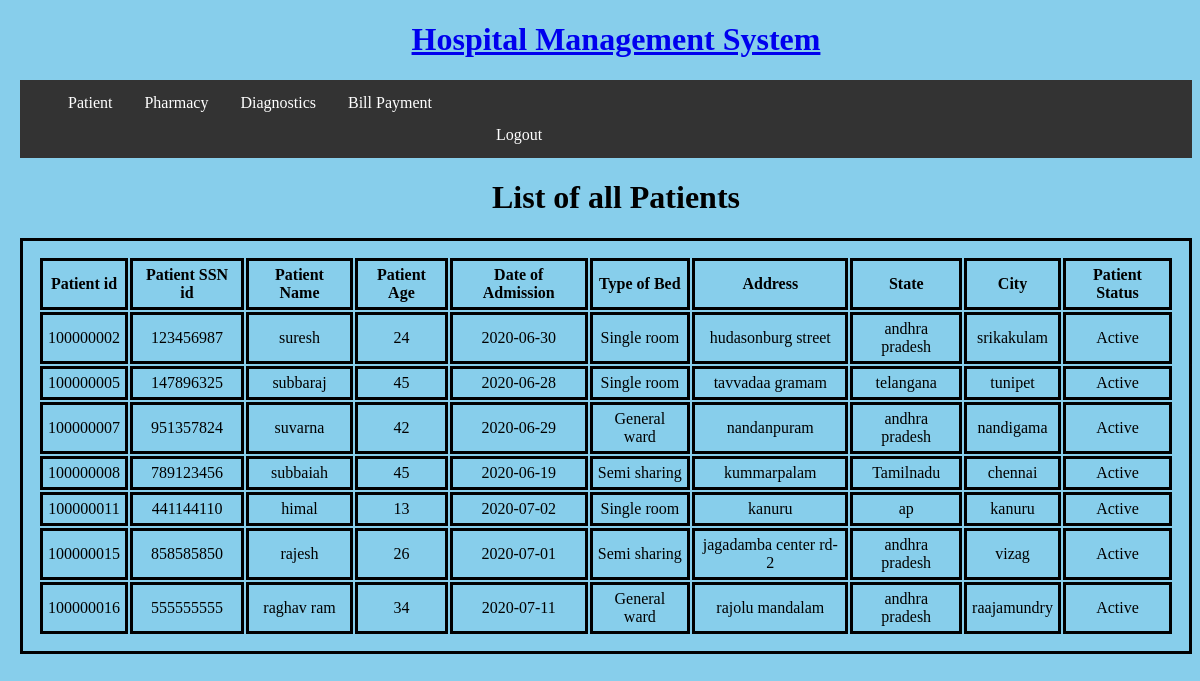
Before: /viewpatient (signed in) with the older database file.
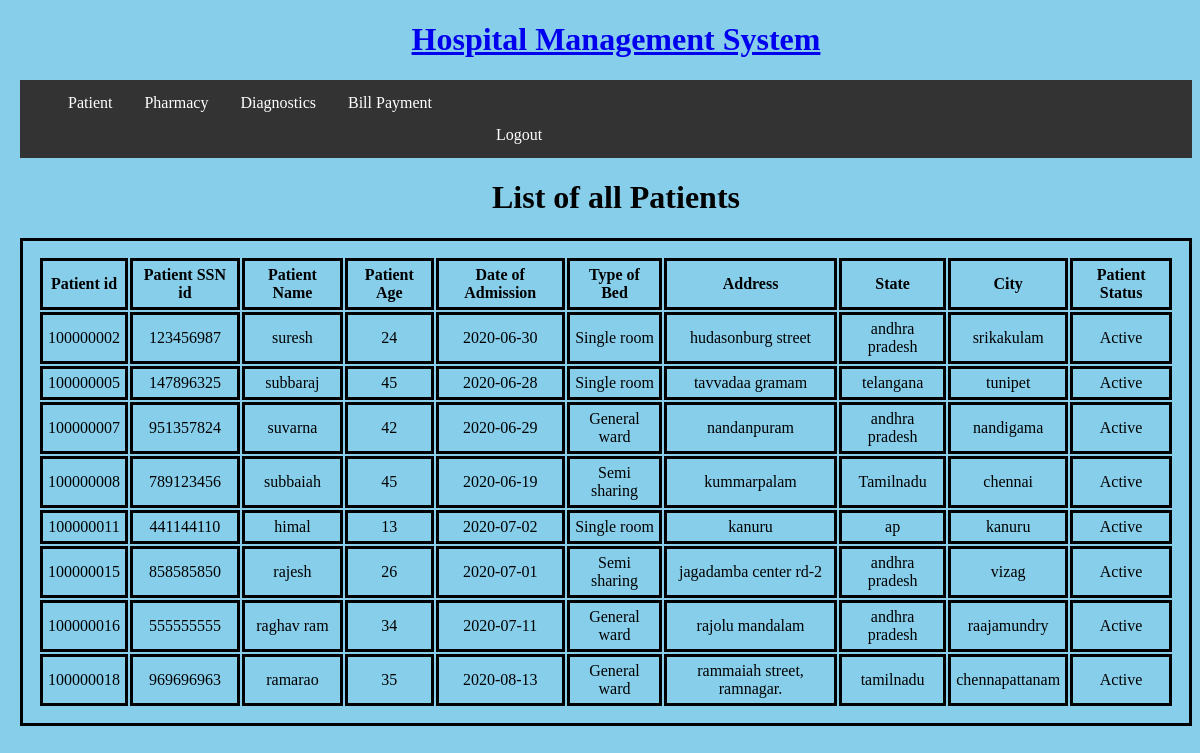
After: the same page with the newer database file.
### app.py (models this page shows, shortened)
class newpatient(db.Model):             #database fields Creation with constraints for new patient
   patient_id=db.Column(db.Integer, primary_key=True, autoincrement=True)
   patient_SSN_id = db.Column(db.Integer)
   patient_name = db.Column(db.String(100))
   patient_age = db.Column(db.Integer)
   date_of_admission=db.Column(db.String(20))
   type_of_bed=db.Column(db.String(20))
   state = db.Column(db.String(20))
   address=db.Column(db.String(200))
   city=db.Column(db.String(20))
   patient_status=db.Column(db.String(20))

### app.py (the view)
@app.route('/viewpatient', methods = ['GET', 'POST'])
def viewallpatients():
    if g.user:
        return render_template('viewpatients.html', newpatient = newpatient.query.filter_by(patient_status = "Active").all())
    return redirect(url_for("beforelogin"))

### app.py (called while the page is built)
@app.before_request
def before_request():
    g.user=None         #setting up global user as None
    if 'user' in session:           #checking if there an user in the session
        g.user=session["user"]          #if user is there then making the user as a global session

### templates/viewpatients.html (shortened to what this page needs)
<!DOCTYPE html>
   <head>
     <link rel="stylesheet" type="text/css" href="{{ url_for('static',filename='edits.css') }}">
     <link rel="stylesheet" href="https://unpkg.com/purecss@2.0.3/build/pure-min.css">
   </head>
   <body style="text-align:center" bgcolor="skyblue">
     <h1><a style="text_align:center" href = "{{ url_for('home') }}"> Hospital Management System</h1>
     <nav>
       <ul>
       <li class="dropdown">
         <a href="javascript:void(0)" class="dropbtn">Patient</a>
       </li>
       <li class="dropdown">
         <a href="javascript:void(0)" class="dropbtn">Pharmacy</a>
       </li>
       <li class="dropdown">
         <a href="javascript:void(0)" class="dropbtn">Diagnostics</a>
       </li>
       <li class="dropdown">
         <a href="javascript:void(0)" class="dropbtn">Bill Payment</a>
       </li>
       {% for i in range(24) %}
       <li class="dropdown">
         <a href="javascript:void(0)" class="dropbtn">            </a>
       </li>
     {% endfor %}
       <li class="dropdown">
         <a href="/logout" class="dropbtn"> Logout </a>
       </li>
     </ul>
     </nav>
     <h1> List of all Patients </h1>
      <table style=margin-left:auto;margin-right:auto; class="pure-table">
         <thead>
            <tr>
               <th>Patient id</th>
               <th>Patient SSN id</th>
               <th>Patient Name</th>
               <th>Patient Age</th>
               <th>Date of Admission</th>
               <th>Type of Bed</th>
               <th>Address</th>
               <th>State</th>
               <th>City</th>
               <th>Patient Status</th>
            </tr>
         </thead>
         <tbody style="text-align:center">
            {% for patient in newpatient %}
               <tr class="pure-table-odd">
                  <td>{{ patient.patient_id }}</td>
                  <td>{{ patient.patient_SSN_id }}</td>
                  <td>{{ patient.patient_name }}</td>
                  <td>{{ patient.patient_age}}</td>
                  <td>{{ patient.date_of_admission }}</td>
                  <td>{{ patient.type_of_bed }}</td>
                  <td>{{ patient.address }}</td>
                  <td>{{ patient.state }}</td>
                  <td>{{ patient.city }}</td>
                  <td>{{ patient.patient_status }}</td>
               </tr>
            {% endfor %}
         </tbody>
      </table>
   </body>

### static/edits.css (style rules this page uses)
ul { list-style-type: none; margin: 0; padding: 0; overflow: hidden; background-color: #333; }
li { float: left; }
li a, .dropbtn { display: inline-block; color: white; text-align: center; padding: 14px 16px; text-decoration: none; }
li.dropdown { display: inline-block; }

### templates/viewpatients.html (style rules this page uses)
table,th,tr,td { border:solid black; padding: 15px; teat-align:center; }
table { border border-spacing: 15px; }
body , h1 { background-color: skyblue; text-align: center; margin-left: 20px; }
th,tr,td { padding: 5px; }

Changed rows visible on the page:
added newpatient: patient_id "100000018", patient_SSN_id "969696963", patient_name "ramarao", patient_age "35", date_of_admission "2020-08-13", type_of_bed "General ward", address "rammaiah street, ramnagar.", state "tamilnadu", city "chennapattanam", patient_status "Active"
